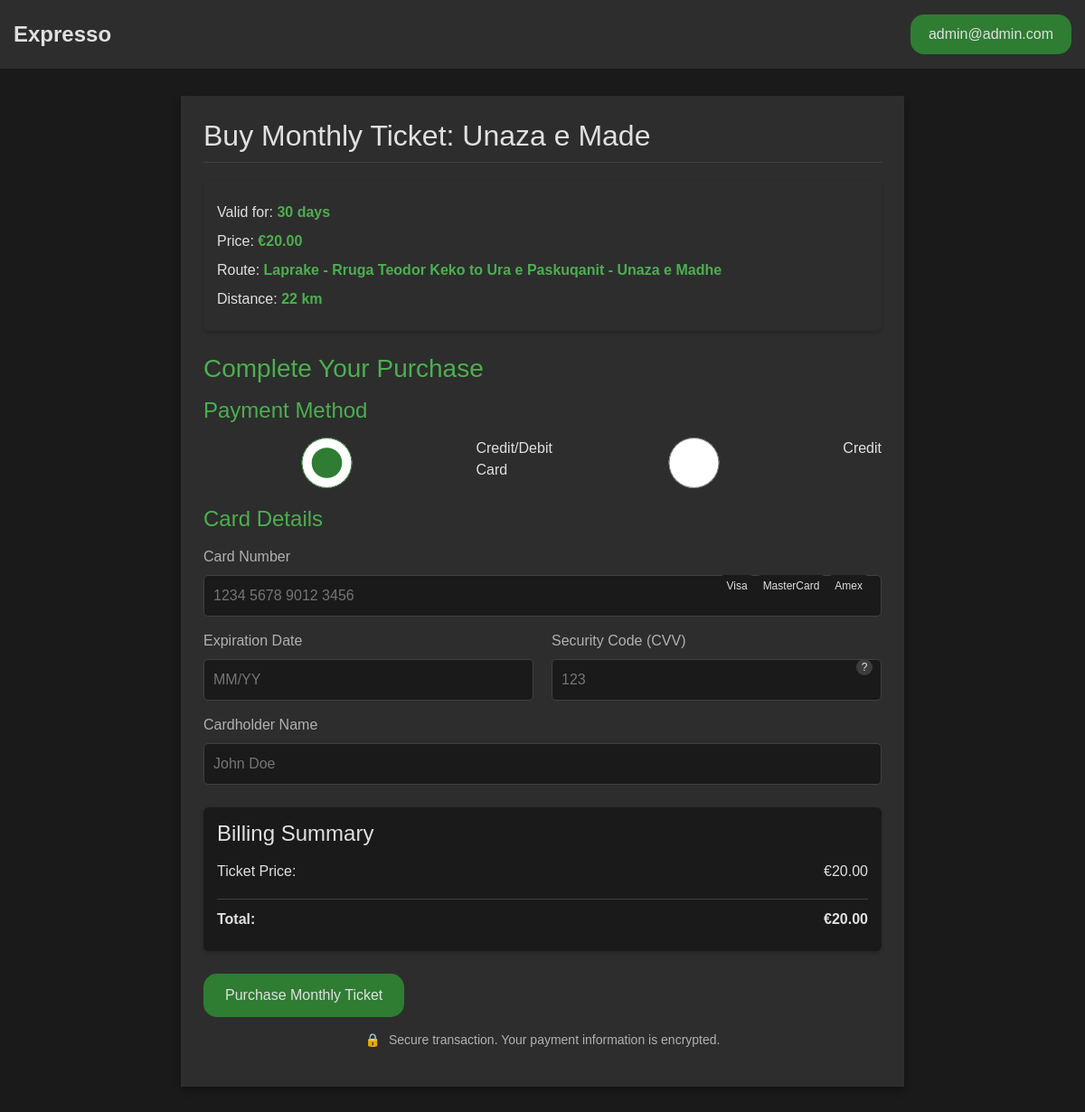
Screenshot of /buy_monthly_ticket/3/ (signed in) with the database file from the repository.
### myApp/models.py (models this page shows, shortened)
class User(AbstractUser):
    email = models.EmailField(unique=True)
    username = models.CharField(max_length=150, unique=True, blank=True)
    created_at = models.DateTimeField(auto_now_add=True)
    objects = CustomUserManager()
    USERNAME_FIELD = 'email'
    REQUIRED_FIELDS = ['first_name', 'last_name']

class Ticket(models.Model):
    TYPE_CHOICES = [
        ('day', '24 hours'),
        ('week', 'Week'),
        ('month', 'Month'),
    ]
    route = models.ForeignKey(TrainRoute, on_delete=models.CASCADE)
    ticket_type = models.CharField(max_length=20, choices=TYPE_CHOICES)
    price = models.DecimalField(max_digits=10, decimal_places=2, help_text="Price in euros")  # Added price field

class TrainRoute(models.Model):
    train_line = models.CharField(max_length=255)
    distance = models.IntegerField(help_text="Distance in km")
    image = models.ImageField(blank=True, null=True)
    snazzy_map = models.URLField(blank=True, null=True)
    def get_stops_list(self):
        return [station.name for station in self.stations.all()]

class Station(models.Model):
    name = models.CharField(max_length=255)
    route = models.ForeignKey(TrainRoute, on_delete=models.CASCADE, related_name='stations')

### myApp/views.py (the view)
# urls.py: path("buy_monthly_ticket/<int:ticket_id>/", views.buy_monthly_ticket, name="buy_monthly_ticket"),
@login_required(login_url='login')
def buy_monthly_ticket(request, ticket_id):
    return process_ticket_purchase(request, ticket_id, "myApp/buy_monthly_ticket.html")

### myApp/templates/myApp/buy_monthly_ticket.html (shortened to what this page needs)
{% extends 'myApp/layout.html' %}
{% block content %}
<div class="ticket-purchase-container">
    <h2>Buy Monthly Ticket: {{ ticket.route.train_line }}</h2>
    <div class="ticket-info">
        <p>Valid for: <strong>30 days</strong></p>
        <p>Price: <strong>€{{ ticket.price }}</strong></p>
        <p>Route: <strong>{{ ticket.route.get_stops_list|first }} to {{ ticket.route.get_stops_list|last }}</strong></p>
        <p>Distance: <strong>{{ ticket.route.distance }} km</strong></p>
    </div>
    <h3>Complete Your Purchase</h3>
    <form method="post" id="payment-form">
        <div class="form-group payment-method-selection">
            <h4>Payment Method</h4>
            <div class="radio-group">
                <input type="radio" id="credit_card" name="payment_type" value="credit_card" checked>
                <label for="credit_card">Credit/Debit Card</label>
                <input type="radio" id="paypal" name="payment_type" value="paypal">
                <label for="paypal">Credit</label>
            </div>
        </div>
        <div class="form-group card-details" id="card_payment_section">
            <h4>Card Details</h4>
            <div class="card-number-group">
                <label for="card_number">Card Number</label>
                <input type="text" id="card_number" name="card_number" placeholder="1234 5678 9012 3456" maxlength="19"
                    autocomplete="cc-number" required>
                <div class="card-icons">
                    <span class="visa-icon">Visa</span>
                    <span class="mastercard-icon">MasterCard</span>
                    <span class="amex-icon">Amex</span>
                </div>
            </div>
            <div class="card-row">
                <div class="expiry-date">
                    <label for="expiry_date">Expiration Date</label>
                    <input type="text" id="expiry_date" name="expiry_date" placeholder="MM/YY" maxlength="5"
                        autocomplete="cc-exp" required>
                </div>
                <div class="cvv-code">
                    <label for="cvv">Security Code (CVV)</label>
                    <input type="text" id="cvv" name="cvv" placeholder="123" maxlength="4" autocomplete="cc-csc"
                        required>
                    <div class="cvv-tooltip">?
                    </div>
                </div>
            </div>
            <div class="cardholder-name">
                <label for="card_holder">Cardholder Name</label>
                <input type="text" id="card_holder" name="card_holder" placeholder="John Doe" autocomplete="cc-name"
                    required>
            </div>
        </div>
        <div class="billing-summary">
            <h4>Billing Summary</h4>
            <div class="summary-row">
                <span>Ticket Price:</span>
                <span>€{{ ticket.price }}</span>
            </div>
            <div class="summary-row total-row">
                <span>Total:</span>
                <span id="total_amount">€{{ ticket.price }}</span>
            </div>
        </div>
        <button type="submit" class="btn-primary">Purchase Monthly Ticket</button>
        <p class="secure-payment-notice">
            <span class="lock-icon">🔒</span> Secure transaction. Your payment information is encrypted.
        </p>
    </form>
</div>
{% load static %}
{% endblock %}

### myApp/templates/myApp/layout.html (shortened to what this page needs)
<!DOCTYPE html>
<html lang="en">
<head>
    <link rel="stylesheet" href="https://cdnjs.cloudflare.com/ajax/libs/font-awesome/6.1.1/css/all.min.css">
    <link href="https://maxcdn.bootstrapcdn.com/bootstrap/4.0.0/css/bootstrap.min.css" rel="stylesheet">
    {% load static %}
    <link rel="stylesheet" href="{% static 'myApp/css/styles.css' %}">
</head>
<navbar>
    <div class="navbar">
        <a href="/" style="text-decoration: none; color: inherit;">
            <div class="navbar-brand">Expresso</div>
        </a>
        <div class="navbar-user">
            <div class="dropdown">
                <button class="dropbtn">{% if user.is_authenticated %} {{ user }} {% else %} Guest {% endif %}</button>
            </div>
        </div>
    </div>
    <body>
        {% block content %}
        {% endblock %}
        {% load static %}
    </body>
</html>

### myApp/static/myApp/css/styles.css (style rules this page uses)
body { font-family: Arial, sans-serif; margin: 0; padding: 0; background-color: #1a1a1a; }
.navbar { background-color: #2d2d2d; color: #e0e0e0; padding: 15px; display: flex; justify-content: space-between; align-items: center; }
.navbar-brand { font-size: 24px; font-weight: bold; }
.dropdown { position: relative; }
.dropbtn { background-color: #2e7d32; color: #e0e0e0; padding: 10px 20px; border: none; cursor: pointer; border-radius: 15px; }
.ticket-purchase-container { background-color: #2d2d2d; color: #e0e0e0; max-width: 800px; margin: 30px auto; padding: 25px; border-radius: a8px; box-shadow: 0 4px 8px rgba(0, 0, 0, 0.3); }
.ticket-purchase-container h2 { color: #e0e0e0; margin-bottom: 20px; border-bottom: 1px solid #404040; padding-bottom: 10px; }
.ticket-purchase-container h3 { color: #4caf50; margin: 25px 0 15px 0; }
.ticket-info { background-color: rgba(45, 45, 45, 0.8); padding: 15px; margin-bottom: 20px; border-radius: 8px; box-shadow: 0 2px 4px rgba(0, 0, 0, 0.2); }
.ticket-info p { margin: 8px 0; color: #e0e0e0; }
.ticket-info strong { color: #4caf50; }
.form-group { margin-bottom: 20px; }
.form-group label { display: block; margin-bottom: 8px; color: #b1b1b1; }
.form-group input, .form-group select { width: 100%; padding: 10px; border: 1px solid #404040; border-radius: 5px; background-color: #1a1a1a; color: #e0e0e0; }
.btn-primary { background-color: #2e7d32; color: #e0e0e0; padding: 12px 24px; border: none; border-radius: 15px; cursor: pointer; font-size: 16px; transition: background-color 0.2s ease; }
.card-number-group { position: relative; margin-bottom: 15px; }
.card-icons { position: absolute; right: 15px; top: 32px; display: flex; gap: 5px; }
.card-icons span { font-size: 12px; padding: 3px 6px; background-color: #1a1a1a; border-radius: 4px; color: #e0e0e0; }
.card-row { display: flex; gap: 20px; margin-bottom: 15px; }
.expiry-date, .cvv-code { flex: 1; position: relative; }
.cvv-tooltip { display: inline-block; position: absolute; right: 10px; top: 32px; width: 18px; height: 18px; background: #3d3d3d; border-radius: 50%; text-align: center; line-height: 18px; font-size: 12px; cursor: help; color: #e0e0e0; }
.radio-group { display: flex; gap: 20px; margin-top: 10px; }
.radio-group input[type="radio"] { margin-right: 8px; accent-color: #2e7d32; }
.radio-group label { display: inline; color: #e0e0e0; }
.cardholder-name { margin-bottom: 15px; }
.payment-method-selection h4, .card-details h4, .credit-section h4 { color: #4caf50; margin-bottom: 15px; }
.billing-summary { background-color: #1a1a1a; padding: 15px; border-radius: 6px; margin: 25px 0; box-shadow: 0 2px 4px rgba(0, 0, 0, 0.2); }
.summary-row { display: flex; justify-content: space-between; padding: 8px 0; color: #e0e0e0; }
.total-row { border-top: 1px solid #404040; margin-top: 10px; padding-top: 10px; font-weight: bold; color: #e0e0e0; }
.secure-payment-notice { text-align: center; color: #b1b1b1; margin-top: 15px; font-size: 14px; }
.lock-icon { margin-right: 5px; color: #4caf50; }
.card-details input[type="text"], .cardholder-name input[type="text"], .credit-amount input[type="number"] { width: 100%; padding: 10px; border: 1px solid #404040; border-radius: 5px; background-color: #1a1a1a; color: #e0e0e0; font-size: 16px; }

### rows the page displays
User: email "admin@admin.com"
Ticket: route.train_line "Unaza e Made", price "20.00", route.get_stops_list|first "Laprake - Rruga Teodor Keko", route.get_stops_list|last "Ura e Paskuqanit - Unaza e Madhe", route.distance "22"
